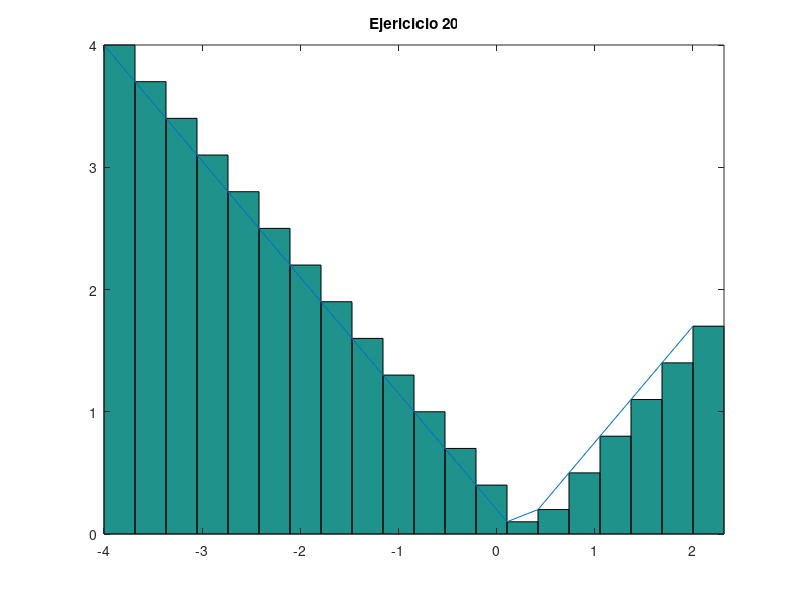

MATLAB code for this plot:
% Octave Script
% Title			:Funcion Primitiva ej20.
% Description		:Script para desarrrollar el ejericio20 de la actividad Funcion Primitiva.
% Author		:Orlando Espinoza Valentin (Orlando-Esp) espinozaorlando978@gmail.com
% Date			:20210520
% sion		        :1
% Usage			:octave> /path/Sumas de Riemann,FuncionPrimitivaEj20_OrlandoEspinoza_3202.m
% Notes			:Requiere aplicacion octave-online usar en consola preferentemente. 
%program execution page :https://octave-online.net

clc, clear
%Se define la funcion.
f=@(x,y)abs(x+2);
resultado=integral(f, -4,2);
%Resultado de la Integral.
fprintf('El valor de la integral es:%2.1f\n',resultado)
%Numero de rectangulos y intervalos.
a = 2;
b = -4;
n = 20;
base = (b-a)/n;
x =a:base:(b-base);
altura=abs(x+2);
area = base*altura;
x2 = linspace(-4,2,20);
y2 = abs(x+2);
%Fin y inicio del intervalo.
xa = linspace(-4,2,20);
yab =abs(x+2);
g = bar(xa,yab,'histc');
hold on
plot(x2,y2);
%Nombre de la grafica. 
title("Ejericicio 20");
axis tight
